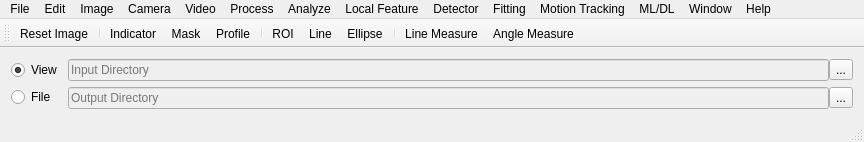
<?xml version="1.0" encoding="UTF-8"?>
<ui version="4.0">
 <class>MainWindow</class>
 <widget class="QMainWindow" name="MainWindow">
  <property name="geometry">
   <rect>
    <x>0</x>
    <y>0</y>
    <width>864</width>
    <height>129</height>
   </rect>
  </property>
  <property name="sizePolicy">
   <sizepolicy hsizetype="Maximum" vsizetype="Maximum">
    <horstretch>0</horstretch>
    <verstretch>0</verstretch>
   </sizepolicy>
  </property>
  <property name="acceptDrops">
   <bool>true</bool>
  </property>
  <property name="windowTitle">
   <string>MainWindow</string>
  </property>
  <property name="dockNestingEnabled">
   <bool>false</bool>
  </property>
  <widget class="QWidget" name="centralWidget">
   <property name="sizePolicy">
    <sizepolicy hsizetype="Minimum" vsizetype="Maximum">
     <horstretch>0</horstretch>
     <verstretch>0</verstretch>
    </sizepolicy>
   </property>
   <property name="contextMenuPolicy">
    <enum>Qt::DefaultContextMenu</enum>
   </property>
   <layout class="QGridLayout" name="gridLayout_2">
    <item row="0" column="1">
     <layout class="QGridLayout" name="gridLayout">
      <property name="horizontalSpacing">
       <number>0</number>
      </property>
      <item row="0" column="0">
       <widget class="QLineEdit" name="lEdit_Input_Dir">
        <property name="enabled">
         <bool>false</bool>
        </property>
        <property name="placeholderText">
         <string>Input Directory</string>
        </property>
       </widget>
      </item>
      <item row="0" column="1">
       <widget class="QToolButton" name="tBtn_Input_Dir">
        <property name="text">
         <string>...</string>
        </property>
        <property name="popupMode">
         <enum>QToolButton::DelayedPopup</enum>
        </property>
        <property name="autoRaise">
         <bool>false</bool>
        </property>
        <property name="arrowType">
         <enum>Qt::NoArrow</enum>
        </property>
       </widget>
      </item>
      <item row="1" column="0">
       <widget class="QLineEdit" name="lEdit_Output_Dir">
        <property name="enabled">
         <bool>false</bool>
        </property>
        <property name="placeholderText">
         <string>Output Directory</string>
        </property>
       </widget>
      </item>
      <item row="1" column="1">
       <widget class="QToolButton" name="tBtn_Output_Dir">
        <property name="text">
         <string>...</string>
        </property>
       </widget>
      </item>
     </layout>
    </item>
    <item row="0" column="0">
     <layout class="QHBoxLayout" name="horizontalLayout">
      <item>
       <layout class="QVBoxLayout" name="verticalLayout">
        <item>
         <widget class="QRadioButton" name="rBtn_View_Mode">
          <property name="text">
           <string>View</string>
          </property>
          <property name="checked">
           <bool>true</bool>
          </property>
         </widget>
        </item>
        <item>
         <widget class="QRadioButton" name="rBtn_File_Mode">
          <property name="text">
           <string>File</string>
          </property>
         </widget>
        </item>
       </layout>
      </item>
     </layout>
    </item>
   </layout>
  </widget>
  <widget class="QMenuBar" name="menuBar">
   <property name="geometry">
    <rect>
     <x>0</x>
     <y>0</y>
     <width>864</width>
     <height>21</height>
    </rect>
   </property>
   <widget class="QMenu" name="menuFile">
    <property name="title">
     <string>File</string>
    </property>
    <widget class="QMenu" name="menuSave_As">
     <property name="title">
      <string>Save As</string>
     </property>
     <addaction name="actionBMP"/>
     <addaction name="actionJPG"/>
     <addaction name="actionJPEG"/>
     <addaction name="actionPNG"/>
     <addaction name="separator"/>
     <addaction name="actionCSV"/>
     <addaction name="actionXLSX"/>
    </widget>
    <addaction name="actionNew"/>
    <addaction name="actionOpen"/>
    <addaction name="separator"/>
    <addaction name="actionClose"/>
    <addaction name="actionClose_All"/>
    <addaction name="actionSave"/>
    <addaction name="menuSave_As"/>
    <addaction name="separator"/>
    <addaction name="actionPrint"/>
    <addaction name="separator"/>
    <addaction name="actionQuit"/>
   </widget>
   <widget class="QMenu" name="menuEdit">
    <property name="title">
     <string>Edit</string>
    </property>
    <addaction name="actionUndo"/>
    <addaction name="separator"/>
    <addaction name="actionCut"/>
    <addaction name="actionCopy"/>
    <addaction name="actionPaste"/>
    <addaction name="separator"/>
    <addaction name="actionClear"/>
    <addaction name="actionClear_Outside"/>
    <addaction name="actionFill"/>
    <addaction name="actionInvert"/>
   </widget>
   <widget class="QMenu" name="menuImage">
    <property name="title">
     <string>Image</string>
    </property>
    <widget class="QMenu" name="menuType">
     <property name="title">
      <string>Type</string>
     </property>
     <addaction name="action8_bit"/>
     <addaction name="action24_bit"/>
     <addaction name="actionRGB_Color"/>
    </widget>
    <widget class="QMenu" name="menuColor">
     <property name="title">
      <string>Color</string>
     </property>
     <addaction name="actionRGB2Gray"/>
     <addaction name="actionGray2RGB"/>
     <addaction name="actionRGB2HSV"/>
     <addaction name="actionHSV2RGB"/>
     <addaction name="separator"/>
     <addaction name="actionSplit_Channels"/>
     <addaction name="actionMerge_Channels"/>
    </widget>
    <widget class="QMenu" name="menuTransform">
     <property name="title">
      <string>Transform</string>
     </property>
     <addaction name="actionVertical_Flip"/>
     <addaction name="actionHorizontal_Flip"/>
     <addaction name="actionRotate_90_Degree_Right"/>
     <addaction name="actionRotate_90_Degree_Left"/>
     <addaction name="actionRotate"/>
     <addaction name="actionTranslate"/>
     <addaction name="actionBin"/>
    </widget>
    <widget class="QMenu" name="menuZoom">
     <property name="title">
      <string>Zoom</string>
     </property>
     <addaction name="actionZoomIn"/>
     <addaction name="actionZoomOut"/>
     <addaction name="actionOriginal_Scale"/>
     <addaction name="actionFit_View"/>
    </widget>
    <widget class="QMenu" name="menuMask">
     <property name="title">
      <string>Mask</string>
     </property>
     <addaction name="actionMask_Import"/>
     <addaction name="actionMask_Export"/>
    </widget>
    <addaction name="menuType"/>
    <addaction name="separator"/>
    <addaction name="actionShow_Info"/>
    <addaction name="menuColor"/>
    <addaction name="menuMask"/>
    <addaction name="separator"/>
    <addaction name="actionBoarder"/>
    <addaction name="actionCrop"/>
    <addaction name="actionDuplicate"/>
    <addaction name="actionRename"/>
    <addaction name="actionScale"/>
    <addaction name="menuTransform"/>
    <addaction name="separator"/>
    <addaction name="menuZoom"/>
   </widget>
   <widget class="QMenu" name="menuProcess">
    <property name="title">
     <string>Process</string>
    </property>
    <addaction name="actionBlur"/>
    <addaction name="actionUnsharp_Masking"/>
    <addaction name="actionEdge_Detector"/>
    <addaction name="actionMapping"/>
    <addaction name="actionBinarize"/>
    <addaction name="actionMorphology"/>
    <addaction name="actionNoise_Denoise"/>
    <addaction name="actionHistogram"/>
   </widget>
   <widget class="QMenu" name="menuAnalyze">
    <property name="title">
     <string>Analyze</string>
    </property>
    <addaction name="actionLabeling"/>
    <addaction name="separator"/>
    <addaction name="actionShow_Histogram"/>
    <addaction name="actionSurface_Plot"/>
    <addaction name="separator"/>
    <addaction name="actionFFT"/>
    <addaction name="actionWavelet"/>
   </widget>
   <widget class="QMenu" name="menuML_DL">
    <property name="title">
     <string>ML/DL</string>
    </property>
    <widget class="QMenu" name="menu">
     <property name="title">
      <string>Annotation</string>
     </property>
     <addaction name="actionSimple_Annotation"/>
     <addaction name="separator"/>
     <addaction name="actionROI_Annotation"/>
    </widget>
    <widget class="QMenu" name="menuFeature_Extraction">
     <property name="title">
      <string>Feature Extraction</string>
     </property>
     <addaction name="actionPCA"/>
     <addaction name="actionLDA"/>
     <addaction name="actionSBS"/>
    </widget>
    <widget class="QMenu" name="menuML">
     <property name="title">
      <string>ML</string>
     </property>
     <widget class="QMenu" name="menuClassification">
      <property name="title">
       <string>Classification</string>
      </property>
      <addaction name="actionSVM"/>
      <addaction name="actionLogistic_Regression"/>
      <addaction name="actionkNN"/>
      <addaction name="separator"/>
      <addaction name="actionDecision_Tree"/>
      <addaction name="actionRandom_Forest"/>
      <addaction name="separator"/>
      <addaction name="actionAdaBoost"/>
      <addaction name="actionGradient_Boost"/>
     </widget>
     <addaction name="menuClassification"/>
    </widget>
    <widget class="QMenu" name="menuDL">
     <property name="title">
      <string>DL</string>
     </property>
     <addaction name="actionImage_Classification"/>
     <addaction name="actionObject_Detection"/>
    </widget>
    <addaction name="menu"/>
    <addaction name="separator"/>
    <addaction name="actionDataset"/>
    <addaction name="separator"/>
    <addaction name="menuDL"/>
    <addaction name="menuML"/>
    <addaction name="separator"/>
    <addaction name="menuFeature_Extraction"/>
   </widget>
   <widget class="QMenu" name="menuWindow">
    <property name="title">
     <string>Window</string>
    </property>
   </widget>
   <widget class="QMenu" name="menuHelp">
    <property name="title">
     <string>Help</string>
    </property>
   </widget>
   <widget class="QMenu" name="menuCamera">
    <property name="title">
     <string>Camera</string>
    </property>
    <addaction name="actionUSB_Camera"/>
    <addaction name="actionIP_Address_Camera"/>
    <addaction name="separator"/>
    <addaction name="actionIDS_Camera"/>
    <addaction name="actionOMRON_Camera"/>
    <addaction name="actionBASLER_Camera"/>
    <addaction name="actionCOGNEX_Camera"/>
   </widget>
   <widget class="QMenu" name="menuVideo">
    <property name="title">
     <string>Video</string>
    </property>
    <addaction name="actionVideo_Generate"/>
    <addaction name="actionVideo_Show"/>
   </widget>
   <widget class="QMenu" name="menuLocal_Feature">
    <property name="title">
     <string>Local Feature</string>
    </property>
    <widget class="QMenu" name="menuKeyPoint">
     <property name="title">
      <string>KeyPoint</string>
     </property>
     <addaction name="actionKLT_Corner"/>
     <addaction name="actionHarris_Corner"/>
     <addaction name="actionFAST_Corner"/>
     <addaction name="actionAGAST_Corner"/>
     <addaction name="separator"/>
    </widget>
    <widget class="QMenu" name="menuDescriptor">
     <property name="title">
      <string>Descriptor</string>
     </property>
     <addaction name="actionBRIEF_Descriptor"/>
     <addaction name="actionFREAK_Descriptor"/>
     <addaction name="separator"/>
     <addaction name="actionHOG_Descriptor"/>
     <addaction name="actionHarrLike_Descriptor"/>
     <addaction name="actionLBP_Descriptor"/>
    </widget>
    <widget class="QMenu" name="menuKeyPoint_Descriptor">
     <property name="title">
      <string>KeyPoint&amp;Descriptor</string>
     </property>
     <addaction name="actionORB"/>
     <addaction name="actionBRISK"/>
     <addaction name="actionKAZE"/>
     <addaction name="actionAKAZE"/>
     <addaction name="separator"/>
     <addaction name="actionSIFT"/>
     <addaction name="actionSURF"/>
    </widget>
    <addaction name="menuKeyPoint_Descriptor"/>
    <addaction name="menuKeyPoint"/>
    <addaction name="menuDescriptor"/>
    <addaction name="separator"/>
    <addaction name="actionMatching"/>
   </widget>
   <widget class="QMenu" name="menuDetector">
    <property name="title">
     <string>Detector</string>
    </property>
    <widget class="QMenu" name="menuHough">
     <property name="title">
      <string>Hough</string>
     </property>
     <addaction name="actionHough_Line"/>
     <addaction name="actionHough_Circle"/>
    </widget>
    <widget class="QMenu" name="menuTemplate_Matching">
     <property name="title">
      <string>Template Matching</string>
     </property>
     <addaction name="actionTM_SSD"/>
     <addaction name="actionTM_NSSD"/>
     <addaction name="separator"/>
     <addaction name="action_TM_CCORR"/>
     <addaction name="actionTM_NCCORR"/>
     <addaction name="separator"/>
     <addaction name="actionTM_CCOEFF"/>
     <addaction name="actionTM_NCCOEFF"/>
    </widget>
    <addaction name="menuHough"/>
    <addaction name="menuTemplate_Matching"/>
   </widget>
   <widget class="QMenu" name="menuMition">
    <property name="title">
     <string>Motion Tracking</string>
    </property>
    <widget class="QMenu" name="menuKalman_Filter">
     <property name="title">
      <string>Kalman Filter</string>
     </property>
     <addaction name="actionLinear_Kalman_Filter"/>
     <addaction name="separator"/>
     <addaction name="actionNonLinear_Kalman_Filter"/>
     <addaction name="actionUnscented_Kalman_Filter"/>
    </widget>
    <addaction name="actionOptical_Flow"/>
    <addaction name="actionMeanshift"/>
    <addaction name="actionCAMshift"/>
    <addaction name="menuKalman_Filter"/>
    <addaction name="actionParticle_Filter"/>
   </widget>
   <widget class="QMenu" name="menuFitting">
    <property name="title">
     <string>Fitting</string>
    </property>
    <addaction name="actionFitting_Line"/>
    <addaction name="actionFitting_Curve"/>
    <addaction name="actionFitting_Ellipse"/>
   </widget>
   <addaction name="menuFile"/>
   <addaction name="menuEdit"/>
   <addaction name="menuImage"/>
   <addaction name="menuCamera"/>
   <addaction name="menuVideo"/>
   <addaction name="menuProcess"/>
   <addaction name="menuAnalyze"/>
   <addaction name="menuLocal_Feature"/>
   <addaction name="menuDetector"/>
   <addaction name="menuFitting"/>
   <addaction name="menuMition"/>
   <addaction name="menuML_DL"/>
   <addaction name="menuWindow"/>
   <addaction name="menuHelp"/>
  </widget>
  <widget class="QToolBar" name="toolBar">
   <property name="windowTitle">
    <string>toolBar</string>
   </property>
   <attribute name="toolBarArea">
    <enum>TopToolBarArea</enum>
   </attribute>
   <attribute name="toolBarBreak">
    <bool>false</bool>
   </attribute>
   <addaction name="actionReset_Image"/>
   <addaction name="separator"/>
   <addaction name="actionIndicator"/>
   <addaction name="actionMask"/>
   <addaction name="actionCross Line"/>
   <addaction name="actionProfile"/>
   <addaction name="separator"/>
   <addaction name="actionROI"/>
   <addaction name="actionLine"/>
   <addaction name="actionEllipse"/>
   <addaction name="separator"/>
   <addaction name="actionLine_Measure"/>
   <addaction name="actionAngle_Measure"/>
  </widget>
  <widget class="QStatusBar" name="statusBar"/>
  <action name="actionCross Line">
   <property name="checkable">
    <bool>true</bool>
   </property>
   <property name="text">
    <string>Cross Line</string>
   </property>
   <property name="toolTip">
    <string>Cross Line</string>
   </property>
  </action>
  <action name="actionProfile">
   <property name="checkable">
    <bool>true</bool>
   </property>
   <property name="text">
    <string>Profile</string>
   </property>
  </action>
  <action name="actionROI">
   <property name="checkable">
    <bool>true</bool>
   </property>
   <property name="text">
    <string>ROI</string>
   </property>
  </action>
  <action name="actionNew">
   <property name="text">
    <string>New</string>
   </property>
   <property name="toolTip">
    <string>New</string>
   </property>
   <property name="shortcut">
    <string>Ctrl+N</string>
   </property>
  </action>
  <action name="actionOpen">
   <property name="text">
    <string>Open</string>
   </property>
   <property name="shortcut">
    <string>Ctrl+O</string>
   </property>
  </action>
  <action name="actionClose">
   <property name="text">
    <string>Close</string>
   </property>
   <property name="shortcut">
    <string>Ctrl+W</string>
   </property>
  </action>
  <action name="actionClose_All">
   <property name="text">
    <string>Close All</string>
   </property>
   <property name="shortcut">
    <string>Ctrl+Shift+W</string>
   </property>
  </action>
  <action name="actionSave">
   <property name="text">
    <string>Save</string>
   </property>
   <property name="shortcut">
    <string>Ctrl+S</string>
   </property>
  </action>
  <action name="actionBMP">
   <property name="text">
    <string>BMP</string>
   </property>
  </action>
  <action name="actionJPEG">
   <property name="text">
    <string>JPEG</string>
   </property>
  </action>
  <action name="actionPNG">
   <property name="text">
    <string>PNG</string>
   </property>
  </action>
  <action name="actionCSV">
   <property name="text">
    <string>CSV</string>
   </property>
  </action>
  <action name="actionPrint">
   <property name="text">
    <string>Print</string>
   </property>
   <property name="shortcut">
    <string>Ctrl+P</string>
   </property>
  </action>
  <action name="actionQuit">
   <property name="text">
    <string>Quit</string>
   </property>
   <property name="shortcut">
    <string>Ctrl+Q</string>
   </property>
  </action>
  <action name="actionUndo">
   <property name="text">
    <string>Undo</string>
   </property>
   <property name="shortcut">
    <string>Ctrl+Z</string>
   </property>
  </action>
  <action name="actionCut">
   <property name="text">
    <string>Cut</string>
   </property>
   <property name="shortcut">
    <string>Ctrl+X</string>
   </property>
  </action>
  <action name="actionCopy">
   <property name="text">
    <string>Copy</string>
   </property>
   <property name="shortcut">
    <string>Ctrl+C</string>
   </property>
  </action>
  <action name="actionPaste">
   <property name="text">
    <string>Paste</string>
   </property>
   <property name="shortcut">
    <string>Ctrl+V</string>
   </property>
  </action>
  <action name="actionClear">
   <property name="text">
    <string>Clear</string>
   </property>
  </action>
  <action name="actionClear_Outside">
   <property name="text">
    <string>Clear outside</string>
   </property>
   <property name="toolTip">
    <string>Clear Outside</string>
   </property>
  </action>
  <action name="actionFill">
   <property name="text">
    <string>Fill</string>
   </property>
  </action>
  <action name="actionInvert">
   <property name="text">
    <string>Invert</string>
   </property>
  </action>
  <action name="action8_bit">
   <property name="checkable">
    <bool>true</bool>
   </property>
   <property name="text">
    <string>8-bit</string>
   </property>
  </action>
  <action name="actionRGB_Color">
   <property name="checkable">
    <bool>true</bool>
   </property>
   <property name="text">
    <string>RGB Color</string>
   </property>
  </action>
  <action name="actionShow_Info">
   <property name="text">
    <string>Show Info</string>
   </property>
  </action>
  <action name="actionSplit_Channels">
   <property name="text">
    <string>Split Channels</string>
   </property>
  </action>
  <action name="actionCrop">
   <property name="text">
    <string>Crop</string>
   </property>
   <property name="shortcut">
    <string>Ctrl+Shift+X</string>
   </property>
  </action>
  <action name="actionDuplicate">
   <property name="text">
    <string>Duplicate</string>
   </property>
   <property name="shortcut">
    <string>Ctrl+Shift+D</string>
   </property>
  </action>
  <action name="actionRename">
   <property name="text">
    <string>Rename</string>
   </property>
  </action>
  <action name="actionScale">
   <property name="text">
    <string>Scale</string>
   </property>
   <property name="shortcut">
    <string>Ctrl+E</string>
   </property>
  </action>
  <action name="actionVertical_Flip">
   <property name="text">
    <string>Vertical Flip</string>
   </property>
  </action>
  <action name="actionHorizontal_Flip">
   <property name="text">
    <string>Horizontal Flip</string>
   </property>
  </action>
  <action name="actionRotate_90_Degree_Right">
   <property name="text">
    <string>Rotate 90 Degree Right</string>
   </property>
  </action>
  <action name="actionRotate_90_Degree_Left">
   <property name="text">
    <string>Rotate 90 Degree Left</string>
   </property>
  </action>
  <action name="actionRotate">
   <property name="text">
    <string>Rotate</string>
   </property>
  </action>
  <action name="actionTranslate">
   <property name="text">
    <string>Translate</string>
   </property>
  </action>
  <action name="actionBin">
   <property name="text">
    <string>Bin</string>
   </property>
  </action>
  <action name="actionHSV2RGB">
   <property name="text">
    <string>HSV -&gt; RGB</string>
   </property>
   <property name="toolTip">
    <string>HSV -&gt; RGB</string>
   </property>
  </action>
  <action name="actionRGB2HSV">
   <property name="text">
    <string>RGB -&gt; HSV</string>
   </property>
   <property name="toolTip">
    <string>RGB -&gt; HSV</string>
   </property>
  </action>
  <action name="actionRGB2Gray">
   <property name="text">
    <string>RGB -&gt; Gray</string>
   </property>
   <property name="toolTip">
    <string>RGB -&gt; Gray</string>
   </property>
  </action>
  <action name="actionMerge_Channels">
   <property name="text">
    <string>Merge Channels</string>
   </property>
  </action>
  <action name="actionEdge_Detector">
   <property name="text">
    <string>Edge Detector</string>
   </property>
   <property name="toolTip">
    <string>Detect Edge</string>
   </property>
  </action>
  <action name="actionBlur">
   <property name="text">
    <string>Blur</string>
   </property>
   <property name="toolTip">
    <string>Blur Filter</string>
   </property>
  </action>
  <action name="actionFFT">
   <property name="text">
    <string>FFT</string>
   </property>
  </action>
  <action name="actionReset_Image">
   <property name="text">
    <string>Reset Image</string>
   </property>
  </action>
  <action name="actionLine_Measure">
   <property name="checkable">
    <bool>true</bool>
   </property>
   <property name="text">
    <string>Line Measure</string>
   </property>
  </action>
  <action name="actionAngle_Measure">
   <property name="checkable">
    <bool>true</bool>
   </property>
   <property name="text">
    <string>Angle Measure</string>
   </property>
  </action>
  <action name="actionDataset">
   <property name="text">
    <string>Dataset</string>
   </property>
  </action>
  <action name="actionUSB_Camera">
   <property name="text">
    <string>USB</string>
   </property>
  </action>
  <action name="actionZoomIn">
   <property name="text">
    <string>In [+]</string>
   </property>
  </action>
  <action name="actionZoomOut">
   <property name="text">
    <string>Out [-]</string>
   </property>
   <property name="toolTip">
    <string>Out [-]</string>
   </property>
  </action>
  <action name="actionOriginal_Scale">
   <property name="text">
    <string>Original Scale</string>
   </property>
  </action>
  <action name="actionFit_View">
   <property name="text">
    <string>Fit View</string>
   </property>
  </action>
  <action name="actionIndicator">
   <property name="checkable">
    <bool>true</bool>
   </property>
   <property name="text">
    <string>Indicator</string>
   </property>
  </action>
  <action name="actionJPG">
   <property name="text">
    <string>JPG</string>
   </property>
  </action>
  <action name="actionXLSX">
   <property name="text">
    <string>XLSX</string>
   </property>
  </action>
  <action name="actionHarris_Corner">
   <property name="text">
    <string>Harris Corner</string>
   </property>
   <property name="toolTip">
    <string>Harris Corner</string>
   </property>
  </action>
  <action name="actionFAST_Corner">
   <property name="text">
    <string>FAST Corner</string>
   </property>
  </action>
  <action name="actionAGAST_Corner">
   <property name="text">
    <string>AGAST Corner</string>
   </property>
  </action>
  <action name="actionBRIEF_Descriptor">
   <property name="text">
    <string>BRIEF Descriptor</string>
   </property>
  </action>
  <action name="actionFREAK_Descriptor">
   <property name="text">
    <string>FREAK Descriptor</string>
   </property>
  </action>
  <action name="actionORB">
   <property name="text">
    <string>ORB</string>
   </property>
  </action>
  <action name="actionKAZE">
   <property name="text">
    <string>KAZE</string>
   </property>
  </action>
  <action name="actionAKAZE">
   <property name="text">
    <string>AKAZE</string>
   </property>
  </action>
  <action name="actionBRISK">
   <property name="text">
    <string>BRISK</string>
   </property>
  </action>
  <action name="actionSIFT">
   <property name="text">
    <string>SIFT</string>
   </property>
  </action>
  <action name="actionSURF">
   <property name="text">
    <string>SURF</string>
   </property>
  </action>
  <action name="actionHOG_Descriptor">
   <property name="text">
    <string>HOG Descriptor</string>
   </property>
  </action>
  <action name="actionHarrLike_Descriptor">
   <property name="text">
    <string>HarrLike Descriptor</string>
   </property>
  </action>
  <action name="actionLBP_Descriptor">
   <property name="text">
    <string>LBP Descriptor</string>
   </property>
  </action>
  <action name="actionMatching">
   <property name="text">
    <string>Matching</string>
   </property>
  </action>
  <action name="actionKLT_Corner">
   <property name="text">
    <string>KLT Corner</string>
   </property>
  </action>
  <action name="actionHough_Line">
   <property name="text">
    <string>Hough Line</string>
   </property>
  </action>
  <action name="actionHough_Circle">
   <property name="text">
    <string>Hough Circle</string>
   </property>
  </action>
  <action name="actionOptical_Flow">
   <property name="text">
    <string>Optical Flow</string>
   </property>
  </action>
  <action name="actionMeanshift">
   <property name="text">
    <string>Meanshift</string>
   </property>
  </action>
  <action name="actionCAMshift">
   <property name="text">
    <string>CAMshift</string>
   </property>
  </action>
  <action name="actionLinear_Kalman_Filter">
   <property name="text">
    <string>Linear Kalman Filter</string>
   </property>
  </action>
  <action name="actionNonLinear_Kalman_Filter">
   <property name="text">
    <string>NonLinear Kalman Filter</string>
   </property>
  </action>
  <action name="actionUnscented_Kalman_Filter">
   <property name="text">
    <string>Unscented Kalman Filter</string>
   </property>
  </action>
  <action name="actionParticle_Filter">
   <property name="text">
    <string>Particle Filter</string>
   </property>
  </action>
  <action name="actionSurface_Plot">
   <property name="text">
    <string>Surface Plot</string>
   </property>
  </action>
  <action name="actionWavelet">
   <property name="text">
    <string>Wavelet</string>
   </property>
  </action>
  <action name="actionLabeling">
   <property name="text">
    <string>Labeling</string>
   </property>
  </action>
  <action name="actionBinarize">
   <property name="text">
    <string>Binarize</string>
   </property>
  </action>
  <action name="actionMorphology">
   <property name="text">
    <string>Morphology</string>
   </property>
  </action>
  <action name="actionLogistic_Regression">
   <property name="text">
    <string>Logistic Regression</string>
   </property>
  </action>
  <action name="actionkNN">
   <property name="text">
    <string>kNN</string>
   </property>
  </action>
  <action name="actionGradient_Boost">
   <property name="text">
    <string>Gradient Boost</string>
   </property>
  </action>
  <action name="actionDecision_Tree">
   <property name="text">
    <string>Decision Tree</string>
   </property>
  </action>
  <action name="actionRandom_Forest">
   <property name="text">
    <string>Random Forest</string>
   </property>
  </action>
  <action name="actionAdaBoost">
   <property name="text">
    <string>AdaBoost</string>
   </property>
  </action>
  <action name="actionPCA">
   <property name="text">
    <string>PCA</string>
   </property>
  </action>
  <action name="actionLDA">
   <property name="text">
    <string>LDA</string>
   </property>
  </action>
  <action name="actionSBS">
   <property name="text">
    <string>SBS</string>
   </property>
  </action>
  <action name="actionIP_Address_Camera">
   <property name="text">
    <string>IP Address</string>
   </property>
  </action>
  <action name="action24_bit">
   <property name="checkable">
    <bool>true</bool>
   </property>
   <property name="text">
    <string>24-bit</string>
   </property>
  </action>
  <action name="actionGray2RGB">
   <property name="text">
    <string>Gray -&gt; RGB</string>
   </property>
   <property name="toolTip">
    <string>Gray -&gt; RGB</string>
   </property>
  </action>
  <action name="actionIDS_Camera">
   <property name="text">
    <string>IDS</string>
   </property>
   <property name="toolTip">
    <string>IDS Camera USB or GigE Interface</string>
   </property>
  </action>
  <action name="actionOMRON_Camera">
   <property name="text">
    <string>OMRON</string>
   </property>
   <property name="toolTip">
    <string>Omron sentech camera USB or GigE Interface</string>
   </property>
  </action>
  <action name="actionBASLER_Camera">
   <property name="text">
    <string>BASLER</string>
   </property>
   <property name="toolTip">
    <string>BALSER Camera USB or GigE Interface</string>
   </property>
  </action>
  <action name="actionCOGNEX_Camera">
   <property name="text">
    <string>COGNEX</string>
   </property>
   <property name="toolTip">
    <string>COGNEX Camera USB or GigE Interface</string>
   </property>
  </action>
  <action name="actionMask">
   <property name="checkable">
    <bool>true</bool>
   </property>
   <property name="text">
    <string>Mask</string>
   </property>
   <property name="toolTip">
    <string>Show or Hide Mask</string>
   </property>
  </action>
  <action name="actionMask_Import">
   <property name="text">
    <string>Import Mask</string>
   </property>
  </action>
  <action name="actionMask_Export">
   <property name="text">
    <string>Export Mask</string>
   </property>
  </action>
  <action name="actionMapping">
   <property name="text">
    <string>Mapping</string>
   </property>
   <property name="toolTip">
    <string>Mapping image color</string>
   </property>
  </action>
  <action name="actionNoise_Denoise">
   <property name="text">
    <string>Noise/Denoise</string>
   </property>
  </action>
  <action name="actionHistogram">
   <property name="text">
    <string>Histogram</string>
   </property>
  </action>
  <action name="actionUnsharp_Masking">
   <property name="text">
    <string>Unsharp Masking</string>
   </property>
  </action>
  <action name="actionShow_Histogram">
   <property name="text">
    <string>Show Histogram</string>
   </property>
   <property name="toolTip">
    <string>Show Histogram</string>
   </property>
  </action>
  <action name="actionBoarder">
   <property name="text">
    <string>Boarder</string>
   </property>
  </action>
  <action name="actionEllipse">
   <property name="checkable">
    <bool>true</bool>
   </property>
   <property name="text">
    <string>Ellipse</string>
   </property>
  </action>
  <action name="actionTM_SSD">
   <property name="text">
    <string>SSD</string>
   </property>
   <property name="toolTip">
    <string>Sum of Square Difference</string>
   </property>
  </action>
  <action name="actionTM_NSSD">
   <property name="text">
    <string>NSSD</string>
   </property>
   <property name="toolTip">
    <string>Normalized Sum of Square Difference</string>
   </property>
  </action>
  <action name="action_TM_CCORR">
   <property name="text">
    <string>CCORR</string>
   </property>
   <property name="toolTip">
    <string>Cross Correlation</string>
   </property>
  </action>
  <action name="actionTM_NCCORR">
   <property name="text">
    <string>NCCORR</string>
   </property>
   <property name="toolTip">
    <string>Normalized Cross Correlation</string>
   </property>
  </action>
  <action name="actionTM_CCOEFF">
   <property name="text">
    <string>CCOEFF</string>
   </property>
   <property name="toolTip">
    <string>Cross Coefficient</string>
   </property>
  </action>
  <action name="actionTM_NCCOEFF">
   <property name="text">
    <string>NCCOEFF</string>
   </property>
   <property name="toolTip">
    <string>Normalized Cross Coefficient</string>
   </property>
  </action>
  <action name="actionLine">
   <property name="checkable">
    <bool>true</bool>
   </property>
   <property name="text">
    <string>Line</string>
   </property>
  </action>
  <action name="actionSVM">
   <property name="text">
    <string>SVM</string>
   </property>
  </action>
  <action name="actionSimple_Annotation">
   <property name="text">
    <string>Simple Annotation</string>
   </property>
  </action>
  <action name="actionROI_Annotation">
   <property name="text">
    <string>ROI Annotation</string>
   </property>
  </action>
  <action name="actionVideo_Generate">
   <property name="text">
    <string>Video Generate</string>
   </property>
   <property name="toolTip">
    <string>Generate Video</string>
   </property>
  </action>
  <action name="actionVideo_Show">
   <property name="text">
    <string>Video Show</string>
   </property>
   <property name="toolTip">
    <string>Show Video</string>
   </property>
  </action>
  <action name="actionFitting_Line">
   <property name="text">
    <string>Fitting Line</string>
   </property>
  </action>
  <action name="actionFitting_Curve">
   <property name="text">
    <string>Fitting Curve</string>
   </property>
  </action>
  <action name="actionFitting_Ellipse">
   <property name="text">
    <string>Fitting Ellipse</string>
   </property>
  </action>
  <action name="actionImage_Classification">
   <property name="text">
    <string>Image Classification</string>
   </property>
  </action>
  <action name="actionObject_Detection">
   <property name="text">
    <string>Object Detection</string>
   </property>
  </action>
 </widget>
 <layoutdefault spacing="6" margin="11"/>
 <resources/>
 <connections/>
</ui>
